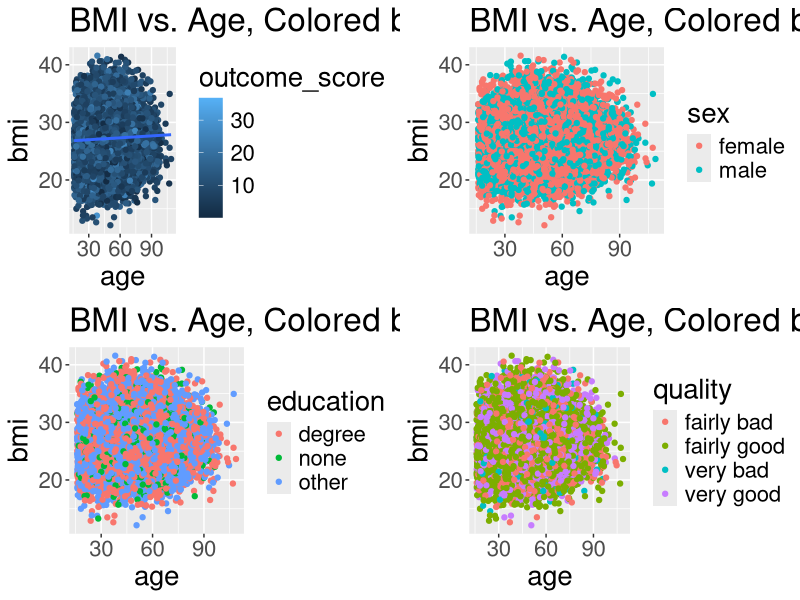
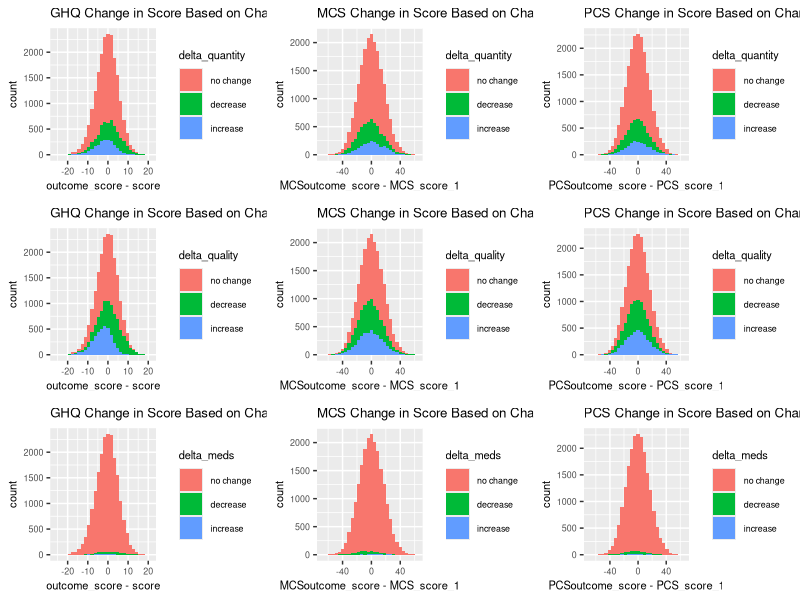
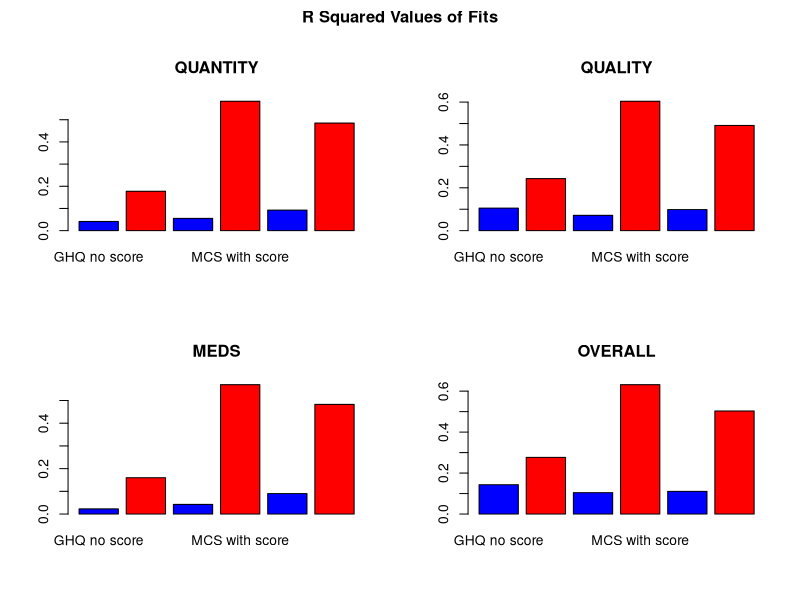

These charts were generated, in order, by the following R code:
set.seed(12345)
library(truncnorm)
library(GGally)
GHQn <- 20065
CSn <- 20435
GHQmean <- 10.899
GHQstd <- 5.108
MCSmean <- 51.084
MCSstd <- 9.517
PCSmean <- 50.385
PCSstd <- 10.562

GHQage_false <- rnorm(GHQn, 47.195, 16.619)
GHQage <- rtruncnorm(GHQn, a=16, b= 110, 47.195, 16.619)
CSage <- rtruncnorm(CSn, a=16, b= 110, 47.157, 16.679)
GHQsex <- rbinom(GHQn, 1, 0.56058) #1 is female
CSsex <- rbinom(CSn, 1, 0.56046)
GHQsex <- ifelse(GHQsex==1, 'female', 'male')
CSsex <- ifelse(CSsex==1, 'female', 'male')
GHQrace <- as.factor(sample(c('white', 'asian', 'black', 'mixed', 'other'), GHQn, replace=TRUE, prob=c(0.87944, 0.06394, 0.03025, 0.01510, 0.01126)))
CSrace <- as.factor(sample(c('white', 'asian', 'black', 'mixed', 'other'), CSn, replace=TRUE, prob=c(0.87649, 0.06543, 0.03030, 0.01515, 0.1130)))
GHQdf <- data.frame(GHQage, GHQsex)
CSdf <- data.frame(CSage, CSsex)
colnames(GHQdf) <- c('age', 'sex')
colnames(CSdf) <- c('age', 'sex')

# This dataset has ~5 times more unemployed people than reality in the U.K. (house of commons library: http://researchbriefings.parliament.uk/ResearchBriefing/Summary/SN06385)
# Let's find the factor of difference between reality and this data set

actual_unemploy <- as.vector(c(0.05, 0.12, 0.06, 0.12, 0.09))
study_unemploy <- 0.39
un_diff <- study_unemploy/actual_unemploy

actual_employ <- as.vector(c(0.95, 0.88, 0.94, 0.88, 0.91))
study_employ <- 0.61
diff <- study_employ/actual_employ

# Now we can use that factor to better estimate what our dataset looks like
race_employ <- function(race){
    if (race =='white') {
      return(c(0.691*diff[1], 0.259*diff[1], 0.05*un_diff[1]))
  } else if (race == 'black') {
      return(c(0.64*diff[2], 0.24*diff[2], 0.12*un_diff[2]))
  } else if (race == 'asian') {
      return(c(0.684*diff[3], 0.256*diff[3], 0.06*un_diff[3]))
  } else if (race == 'mixed') {
      return(c(0.64*diff[4], 0.24*diff[4], 0.12*un_diff[4]))
  } else {
      return(c(0.662*diff[5], 0.248*diff[5], 0.09*un_diff[5]))
  }
}
GHQemploy <- vector()
CSemploy <- vector()
for (row in GHQrace){
  GHQemploy <- append(GHQemploy, sample(c('full time', 'part time', 'none'), 1, replace=TRUE, prob=race_employ(row)))
}
GHQdf_race <- data.frame(GHQrace, GHQemploy)
colnames(GHQdf_race) <- c('race', 'employ')

for (row in CSrace){
  CSemploy <- append(CSemploy, sample(c('full time', 'part time', 'none'), 1, replace=TRUE, prob=race_employ(row)))
}
CSdf_race <- data.frame(CSrace, CSemploy)
colnames(CSdf_race) <- c('race', 'employ')
# Next we'll do the same thing with education, using race as the correlating variable
# No adjustment needed between actual and study data since study data closesly matches actual data in terms of average educational levels
# data from http://www.ethnicity.ac.uk/medialibrary/briefingsupdated/how-are-ethnic-inequalities-in-education-changing.pdf

race_edu <- function(race){
  if (race =='white') {
    return(c(0.435, 0.475, 0.095))
  } else if (race == 'black') {
    return(c(0.40, 0.48, 0.11))
  } else if (race == 'asian') {
    return(c(0.44, 0.42, 0.15))
  } else if (race == 'mixed') {
    return(c(0.38, 0.48, 0.14))
  } else {
    return(c(0.42, 0.48, 0.1))
  }
}
GHQedu <- vector()
CSedu <- vector()

for (row in GHQrace){
  GHQedu <- append(GHQedu, sample(c('degree', 'other', 'none'), 1, replace=TRUE, prob=race_edu(row)))
}
GHQdf_race$education <- as.factor(GHQedu)

for (row in CSrace){
  CSedu <- append(CSedu, sample(c('degree', 'other', 'none'), 1, replace=TRUE, prob=race_edu(row)))
}
CSdf_race$education <- as.factor(CSedu)
# Since BMI is correlated with multiple variables, I plan to first find relationships between BMI and each variable, and then create what is essentially my 
## own LR model using the equations from individual correlations.

bmi_func <- function(sex) {
  if (sex=='male') {
    return(c(39.3, 39.9, 19.9))
  }
  else {
    return(c(45.9, 25.7, 25.5))
  }
}

bmi_value_func <- function(category) {
  if (category == 'normal') {
    return(24.99 - (rnorm(1, 1, 3)**2)**(1/2) + rnorm(1)) #using rnorm at end to help introduce some more variance
  }  
  else if (category == 'over') {
    return(25 + (rnorm(1, 0, 3)**2)**(1/2) + rnorm(1))
  }
  else {
    return(29 + (rnorm(1, 0, 4)**2)**(1/2) + rnorm(1)) 
  }
}

GHQdummy_bmi <- vector()
GHQbmi_value <- vector() #for assigning a value from rnorm distribution based on BMI category
for (row in GHQdf$sex) {
  d <- (sample(c('normal', 'over', 'obese'), 1, replace=TRUE, prob=bmi_func(row)))
  GHQdummy_bmi <- append(GHQdummy_bmi, d)
  GHQbmi_value <- append(GHQbmi_value, bmi_value_func(d))
}

GHQbmi_sex <- GHQbmi_value
GHQbmi_age <- 0.7* (-0.003 * (GHQage - 55)^2) + 28.5 + 0.3* (rnorm(GHQn, sd=5.019))
GHQdf$bmi <- (GHQbmi_age + GHQbmi_sex)/2 + rnorm(GHQn, sd=3) #using rnorm one last time to ensure variance in final BMI calculation
GHQcombined <- data.frame(GHQdf, GHQdf_race)


CSdummy_bmi <- vector()
CSbmi_value <- vector() #for assigning a value from rnorm distribution based on BMI category
for (row in CSdf$sex) {
  d <- (sample(c('normal', 'over', 'obese'), 1, replace=TRUE, prob=bmi_func(row)))
  CSdummy_bmi <- append(CSdummy_bmi, d)
  CSbmi_value <- append(CSbmi_value, bmi_value_func(d))
}

CSbmi_sex <- CSbmi_value
CSbmi_age <- 0.7* (-0.003 * (CSage - 55)^2) + 28.5 + 0.3* (rnorm(CSn, sd=5.024))
CSdf$bmi <- (CSbmi_age + CSbmi_sex)/2 + rnorm(CSn, sd=3) #using rnorm one last time to ensure variance in final BMI calculation
CScombined <- data.frame(CSdf, CSdf_race)
# Create predictor variable factors (wave 1 data)

simulate_wave1_stats <- function(score_mean, std, N) {
  quantity <- as.factor(sample(c('<6', '6-8', '8+'), N, replace=TRUE, prob=c(0.11698, 0.77013, 0.11288)))
  quality <- as.factor(sample(c('very bad', 'fairly bad', 'fairly good', 'very good'), N, replace=TRUE, prob=c(0.03774, 0.18192, 0.53752, 0.24281)))
  meds <- as.factor(sample(c('none past month', '<1 per week', '1-2 per week', '3+ per week'), N, replace=TRUE, prob=c(0.84122, 0.04499, 0.02605, 0.08774)))
  
  #Scores are dependent on sleep variables, so this code creates numeric representations of each factor to help create wave 1 scores
  quantity_score <- ifelse(quantity == '<6', 0, ifelse(quantity == '6-8', 0.5, 1))
  quality_score <- ifelse(quality == 'very bad', 0, ifelse(quality == 'fairly bad', 0.33, ifelse(quality == 'fairly good', 0.67, 1)))
  meds_score <- ifelse(meds == 'none past month', 0, ifelse(quality == '<1 per week', 0.33, ifelse(quality == '1-2 per week', 0.67, 1)))
  
  score <- quantity_score+quality_score+meds_score
  score_mean_diff <- score_mean - mean(score)
  
  score <- score + rtruncnorm(N, a=0, b = Inf, score_mean_diff, std)
  wave1 <- data.frame(quantity, quality, meds, score)
  return(wave1)
}

GHQwave1 <- simulate_wave1_stats(GHQmean, GHQstd, GHQn)
MCSwave1 <- simulate_wave1_stats(MCSmean, MCSstd, CSn)
PCSwave1 <- simulate_wave1_stats(PCSmean, PCSstd, CSn)
CSwave1 <- data.frame(MCSwave1, PCSwave1$score)
colnames(CSwave1) <- c('quantity', 'quality', 'meds', 'MCS_score_1', 'PCS_score_1')


# Create CHANGE predictor variable randomly based on reported probabilities in paper (see last paragraph after first table)
# Since certain categories cannot increase or decrease (e.g. someone sleeping 8+ hours cannot increase using the study's guidelines),
## I had to set some rules to ensure increases and decreases were assigned correctly
delta_quantity <- function(quant){
  if (quant =='6-8') {
    return(c(0.189, 0.717, 0.094))
  } else if (quant == '<6') {
    return(c(0, 0.717, 0.283))
  } else {
    return(c(0.283, 0.717, 0))
  }
}

delta_quality <- function(qual){
  if (qual =='very bad') {
    return(c(0, 0.543, 0.437))
  } else if (qual == 'fairly bad') {
    return(c(0.212, 0.543, 0.245))
  } else if (qual =='fairly good') {
    return(c(0.212, 0.543, 0.245))
  } else {
    return(c(0.437,0.543,0))
  }
}

delta_meds <- function(med){
  if (med =='none past month') {
    return(c(0, 816, 0.184))
  } else if (med == '<1 per week') {
    return(c(0.134, 0.816, 0.05))
  } else if (med =='1-2 per week') {
    return(c(0.134, 0.816, 0.05))
  } else {
    return(c(0.184, 0.816, 0))
  }
}

GHQd_quant <- vector()
GHQd_qual <- vector()
GHQd_meds <- vector()

CSd_quant <- vector()
CSd_qual <- vector()
CSd_meds <- vector()

for(i in 1:GHQn) {
  GHQd_quant <- append(GHQd_quant, sample(c('decrease', 'no change', 'increase'), 1, replace=TRUE, prob=delta_quantity(GHQwave1[i,1])))
  GHQd_qual <- append(GHQd_qual, sample(c('decrease', 'no change', 'increase'), 1, replace=TRUE, prob=delta_quality(GHQwave1[i,2])))
  GHQd_meds <- append(GHQd_meds, sample(c('decrease', 'no change', 'increase'), 1, replace=TRUE, prob=delta_meds(GHQwave1[i,3])))
}

GHQwave1$delta_quantity <- as.factor(GHQd_quant)
GHQwave1$delta_quality <- as.factor(GHQd_qual)
GHQwave1$delta_meds <- as.factor(GHQd_meds)
GHQcombined2 <- data.frame(GHQcombined, GHQwave1)

for(i in 1:CSn) {
  CSd_quant <- append(CSd_quant, sample(c('decrease', 'no change', 'increase'), 1, replace=TRUE, prob=delta_quantity(CSwave1[i,1])))
  CSd_qual <- append(CSd_qual, sample(c('decrease', 'no change', 'increase'), 1, replace=TRUE, prob=delta_quality(CSwave1[i,2])))
  CSd_meds <- append(CSd_meds, sample(c('decrease', 'no change', 'increase'), 1, replace=TRUE, prob=delta_meds(CSwave1[i,3])))
}

CSwave1$delta_quantity <- as.factor(CSd_quant)
CSwave1$delta_quality <- as.factor(CSd_qual)
CSwave1$delta_meds <- as.factor(CSd_meds)
CScombined2 <- data.frame(CScombined, CSwave1)


# ALL OF THE ABOVE WAS JUST TO CREATE THE PREDICTOR AND CONFOUNDING DATA. NOW I WILL USE THE COEFFICIENTS FROM THE STUDY TO CREATE OUTCOME SCORES
## USED SLEEP QUALITY COEFFICIENTS

#Chnage factor level reference to match study 
GHQcombined2 <- within(GHQcombined2, race <- relevel(race, ref='white')) # borrowed from http://stackoverflow.com/questions/3872070/how-to-force-r-to-use-a-specified-factor-level-as-reference-in-a-regression
GHQcombined2 <- within(GHQcombined2, delta_quantity <- relevel(delta_quantity, ref='no change'))
GHQcombined2 <- within(GHQcombined2, delta_quality <- relevel(delta_quality, ref='no change'))
GHQcombined2 <- within(GHQcombined2, delta_meds <- relevel(delta_meds, ref='no change'))

GHQdummy_matrix <- model.matrix(~score+sex+age+race+bmi+education+employ+delta_quantity+delta_quality+delta_meds, GHQcombined2)

CScombined2 <- within(CScombined2, race <- relevel(race, ref='white')) # borrowed from http://stackoverflow.com/questions/3872070/how-to-force-r-to-use-a-specified-factor-level-as-reference-in-a-regression
CScombined2 <- within(CScombined2, delta_quantity <- relevel(delta_quantity, ref='no change'))
CScombined2 <- within(CScombined2, delta_quality <- relevel(delta_quality, ref='no change'))
CScombined2 <- within(CScombined2, delta_meds <- relevel(delta_meds, ref='no change'))

CSdummy_matrix <- model.matrix(~MCS_score_1+PCS_score_1+sex+age+race+bmi+education+employ+delta_quantity+delta_quality+delta_meds, CScombined2)

GHQwave4_score <- vector()
for (i in 1:GHQn) {
  row <- GHQdummy_matrix[i,]
  GHQwave4_score <- append(GHQwave4_score, row[2]*0.394 -0.626*row[3] -0.019*row[4] + 0.791*row[5] -0.533*row[6] -1.044*row[7] +0.56*row[8] + 
                           0.03*row[9] +0.085*row[10] +0.11*row[11] +0.433*row[12] -0.185*row[13] +1.913*row[14] -1.031*row[15] +2.348*row[16] - 
                             2.031*row[17] + 2.595*row[18] - 1.929*row[19]) 
}

MCSwave4_score <- vector()
for (i in 1:CSn) {
  row <- CSdummy_matrix[i,]
  MCSwave4_score <- append(MCSwave4_score, -0.640*row[2] +0.954*row[4] +0.087*row[5] - 1.425*row[6] +0.656*row[7] +0.592*row[8] -0.851*row[9] + 
                          -0.014*row[10] +0.140*row[11] -0.502*row[12] +0.551*row[13] -0.772*row[14] -2.628*row[15] +1.531*row[16] -3.514*row[17] - 
                          +3.027*row[18] -4.567*row[19] +3.106*row[20]) 
}

PCSwave4_score <- vector()
for (i in 1:CSn) {
  row <- CSdummy_matrix[i,]
  PCSwave4_score <- append(PCSwave4_score, -0.424*row[3] -0.035*row[4] -0.104*row[5] -1.963*row[6] -1.243*row[7] -1.272*row[8] -0.822*row[9] + 
                             -0.117*row[10] -0.932*row[11] -1.792*row[12] -0.477*row[13] -2.027*row[14] -1.526*row[15] -0.071*row[16] -1.867*row[17] - 
                             +0.924*row[18] -3.024*row[19] +2.633*row[20]) 
}

# Need to add the bias to the score. Since the paper did not give an intercept, I will use the difference between the wave 1 and 4 means as the intercept
## Note that I'm also introducing some variance to maintain the wave 4 range, stdev, and mean based on the original wave 1 scores
GHQcombined2$outcome_score <- (GHQwave4_score + (GHQmean - mean(GHQwave4_score))) * rtruncnorm(GHQn, mean=1, a=0.01, b=1.99, 0.4)
CScombined2$MCSoutcome_score <- (MCSwave4_score + (MCSmean - mean(MCSwave4_score)))* rtruncnorm(CSn, mean=1, a=0.01, b=1.99, 0.1)
CScombined2$PCSoutcome_score <- (PCSwave4_score + (PCSmean - mean(PCSwave4_score)))* rtruncnorm(CSn, mean=1, a=0.01, b=1.99, 0.1)

write.csv(GHQcombined2,file="GHQ_sim_data.csv")
write.csv(CScombined2, file="CS_sim_data.csv")

# TIME FOR SOME EXPLORATORY PLOTS AND ANALYTICS

library(ggplot2)
library(gridExtra)
plot1 <- ggplot(data = GHQcombined2, aes(x=age, y=bmi)) + geom_point(aes(col=outcome_score)) + geom_smooth(method='lm')+ggtitle('BMI vs. Age, Colored by Score') + theme(text = element_text(size=20))
plot2 <- ggplot(data = GHQcombined2, aes(x=age, y=bmi)) + geom_point(aes(col=sex)) + ggtitle('BMI vs. Age, Colored by Sex') + theme(text = element_text(size=20))
plot3 <- ggplot(data = GHQcombined2, aes(x=age, y=bmi)) + geom_point(aes(col=education)) + ggtitle('BMI vs. Age, Colored by Education') + theme(text = element_text(size=20))
plot4 <- ggplot(data = GHQcombined2, aes(x=age, y=bmi)) + geom_point(aes(col=quality)) + ggtitle('BMI vs. Age, Colored by Sleep Quality') + theme(text = element_text(size=20))
grid.arrange(plot1, plot2, plot3, plot4, nrow=2, ncol=2)

p11 <- ggplot(data = GHQcombined2, aes(x=outcome_score-score)) + geom_histogram(aes(fill=delta_quantity)) + ggtitle('GHQ Change in Score Based on Change in Sleep Quantity') + theme(text = element_text(size=8))
p12 <- ggplot(data = CScombined2, aes(x=MCSoutcome_score-MCS_score_1)) + geom_histogram(aes(fill=delta_quantity)) + ggtitle('MCS Change in Score Based on Change in Sleep Quantity') + theme(text = element_text(size=8))
p13 <- ggplot(data = CScombined2, aes(x=PCSoutcome_score-PCS_score_1)) + geom_histogram(aes(fill=delta_quantity)) + ggtitle('PCS Change in Score Based on Change in Sleep Quantity') + theme(text = element_text(size=8))
p21 <- ggplot(data = GHQcombined2, aes(x=outcome_score-score)) + geom_histogram(aes(fill=delta_quality)) + ggtitle('GHQ Change in Score Based on Change in Sleep Quality') + theme(text = element_text(size=8))
p22 <- ggplot(data = CScombined2, aes(x=MCSoutcome_score-MCS_score_1)) + geom_histogram(aes(fill=delta_quality)) + ggtitle('MCS Change in Score Based on Change in Sleep Quality') + theme(text = element_text(size=8))
p23 <- ggplot(data = CScombined2, aes(x=PCSoutcome_score-PCS_score_1)) + geom_histogram(aes(fill=delta_quality)) + ggtitle('PCS Change in Score Based on Change in Sleep Quality') + theme(text = element_text(size=8))
p31 <- ggplot(data = GHQcombined2, aes(x=outcome_score-score)) + geom_histogram(aes(fill=delta_meds)) + ggtitle('GHQ Change in Score Based on Change in Meds') + theme(text = element_text(size=8))
p32 <- ggplot(data = CScombined2, aes(x=MCSoutcome_score-MCS_score_1)) + geom_histogram(aes(fill=delta_meds)) + ggtitle('MCS Change in Score Based on Change in Meds') + theme(text = element_text(size=8))
p33 <- ggplot(data = CScombined2, aes(x=PCSoutcome_score-PCS_score_1)) + geom_histogram(aes(fill=delta_meds)) + ggtitle('PCS Change in Score Based on Change in Meds') + theme(text = element_text(size=8))
grid.arrange(p11,p12,p13,p21,p22,p23,p31,p32,p33, nrow=3, ncol=3)


# WHAT HAPPENDS WHEN I CREATE A REGRESSION MODEL WITHOUT THE ORIGINAL SCORE AS A PREDICTOR?
# all the fits that begin with ws (with score) have the wave 1 score as a predictor
GHQ_quantity_fit <- lm(outcome_score ~ sex+age+race+education+employ+delta_quantity, data=GHQcombined2)
GHQ_quality_fit <- lm(outcome_score ~ sex+age+race+education+employ+delta_quality, data=GHQcombined2)
GHQ_meds_fit <- lm(outcome_score ~ sex+age+race+education+employ+delta_meds, data=GHQcombined2)
GHQ_overall_fit <- lm(outcome_score ~ sex+age+race+education+employ+delta_quantity+delta_quality+delta_meds, data=GHQcombined2)

wsGHQ_quantity_fit <- lm(outcome_score ~ score+sex+age+race+education+employ+delta_quantity, data=GHQcombined2)
wsGHQ_quality_fit <- lm(outcome_score ~ score+sex+age+race+education+employ+delta_quality, data=GHQcombined2)
wsGHQ_meds_fit <- lm(outcome_score ~ score+sex+age+race+education+employ+delta_meds, data=GHQcombined2)
wsGHQ_overall_fit <- lm(outcome_score ~ score+sex+age+race+education+employ+delta_quantity+delta_quality+delta_meds, data=GHQcombined2)

MCS_quantity_fit <- lm(MCSoutcome_score ~ sex+age+race+education+employ+delta_quantity, data=CScombined2)
MCS_quality_fit <- lm(MCSoutcome_score ~ sex+age+race+education+employ+delta_quality, data=CScombined2)
MCS_meds_fit <- lm(MCSoutcome_score ~ sex+age+race+education+employ+delta_meds, data=CScombined2)
MCS_overall_fit <- lm(MCSoutcome_score ~ sex+age+race+education+employ+delta_quantity+delta_quality+delta_meds, data=CScombined2)

wsMCS_quantity_fit <- lm(MCSoutcome_score ~ MCS_score_1+sex+age+race+education+employ+delta_quantity, data=CScombined2)
wsMCS_quality_fit <- lm(MCSoutcome_score ~ MCS_score_1+sex+age+race+education+employ+delta_quality, data=CScombined2)
wsMCS_meds_fit <- lm(MCSoutcome_score ~ MCS_score_1+sex+age+race+education+employ+delta_meds, data=CScombined2)
wsMCS_overall_fit <- lm(MCSoutcome_score ~ MCS_score_1+sex+age+race+education+employ+delta_quantity+delta_quality+delta_meds, data=CScombined2)

PCS_quantity_fit <- lm(PCSoutcome_score ~ sex+age+race+education+employ+delta_quantity, data=CScombined2)
PCS_quality_fit <- lm(PCSoutcome_score ~ sex+age+race+education+employ+delta_quality, data=CScombined2)
PCS_meds_fit <- lm(PCSoutcome_score ~ sex+age+race+education+employ+delta_meds, data=CScombined2)
PCS_overall_fit <- lm(PCSoutcome_score ~ sex+age+race+education+employ+delta_quantity+delta_quality+delta_meds, data=CScombined2)

wsPCS_quantity_fit <- lm(PCSoutcome_score ~ PCS_score_1+sex+age+race+education+employ+delta_quantity, data=CScombined2)
wsPCS_quality_fit <- lm(PCSoutcome_score ~ PCS_score_1+sex+age+race+education+employ+delta_quality, data=CScombined2)
wsPCS_meds_fit <- lm(PCSoutcome_score ~ PCS_score_1+sex+age+race+education+employ+delta_meds, data=CScombined2)
wsPCS_overall_fit <- lm(PCSoutcome_score ~ PCS_score_1+sex+age+race+education+employ+delta_quantity+delta_quality+delta_meds, data=CScombined2)


quantity <- c(summary(GHQ_quantity_fit)$r.squared, summary(wsGHQ_quantity_fit)$r.squared, summary(MCS_quantity_fit)$r.squared, summary(wsMCS_quantity_fit)$r.squared, summary(PCS_quantity_fit)$r.squared, summary(wsPCS_quantity_fit)$r.squared)
quality <- c(summary(GHQ_quality_fit)$r.squared, summary(wsGHQ_quality_fit)$r.squared, summary(MCS_quality_fit)$r.squared, summary(wsMCS_quality_fit)$r.squared, summary(PCS_quality_fit)$r.squared, summary(wsPCS_quality_fit)$r.squared)
meds <- c(summary(GHQ_meds_fit)$r.squared, summary(wsGHQ_meds_fit)$r.squared, summary(MCS_meds_fit)$r.squared, summary(wsMCS_meds_fit)$r.squared, summary(PCS_meds_fit)$r.squared, summary(wsPCS_meds_fit)$r.squared)
overall <- c(summary(GHQ_overall_fit)$r.squared, summary(wsGHQ_overall_fit)$r.squared, summary(MCS_overall_fit)$r.squared, summary(wsMCS_overall_fit)$r.squared, summary(PCS_overall_fit)$r.squared, summary(wsPCS_overall_fit)$r.squared)

score_influence <- data.frame(quantity, quality, meds, overall, row.names=c("GHQ no score", "GHQ with score", "MCS no score", "MCS with score", "PCS no score", "PCS with score"))
par(mfrow=c(2,2), oma=c(0,0,2,0))
barplot(quantity, names.arg = c("GHQ no score", "GHQ with score", "MCS no score", "MCS with score", "PCS no score", "PCS with score"), col=c('blue', 'red', 'blue','red','blue','red'), main="QUANTITY")
barplot(quality, names.arg = c("GHQ no score", "GHQ with score", "MCS no score", "MCS with score", "PCS no score", "PCS with score"), col=c('blue', 'red', 'blue','red','blue','red'), main="QUALITY")
barplot(meds, names.arg = c("GHQ no score", "GHQ with score", "MCS no score", "MCS with score", "PCS no score", "PCS with score"), col=c('blue', 'red', 'blue','red','blue','red'), main="MEDS")
barplot(overall, names.arg = c("GHQ no score", "GHQ with score", "MCS no score", "MCS with score", "PCS no score", "PCS with score"), col=c('blue', 'red', 'blue','red','blue','red'), main='OVERALL')
title("R Squared Values of Fits", outer=TRUE)
